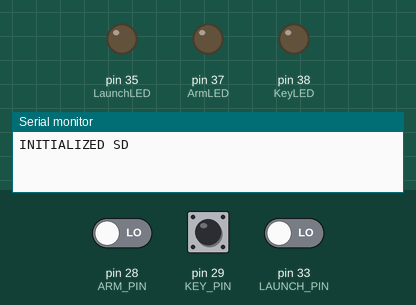
Simulated run of this sketch. Board: Teensy 4. Shown: output pins drawn as LEDs (lit = HIGH), the last lines printed to the serial monitor. The test bench sets the inputs (shaded band); at power-on: pin 29 (KEY_PIN) LOW, pin 28 (ARM_PIN) LOW, pin 33 (LAUNCH_PIN) LOW. Storage starts empty; no radio packets arrive unless stated.

Above: at 1.2 s.
1.3 s: pin 29 (KEY_PIN) pulled HIGH for 0.15 s
At 2.2 s:
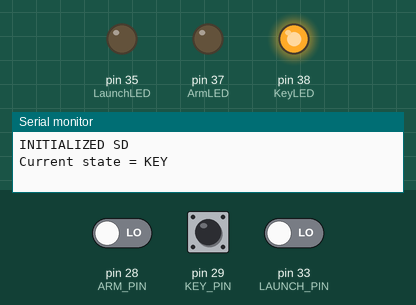
2.9 s: pin 28 (ARM_PIN) driven HIGH
At 3.4 s:
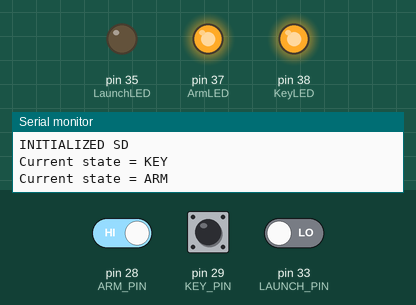
4.4 s: pin 28 (ARM_PIN) driven LOW
At 5.6 s:
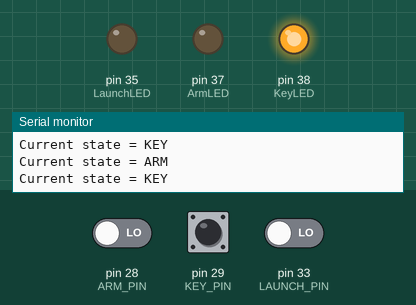
5.9 s: pin 28 (ARM_PIN) driven HIGH and pin 33 (LAUNCH_PIN) driven HIGH
At 6.9 s:
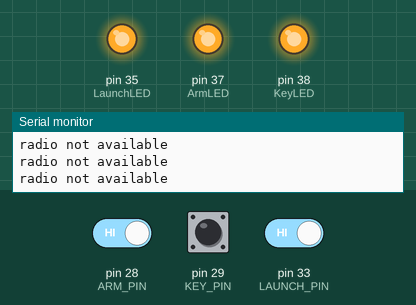
Timing chart, 0 to 8.4 s (numbered marks = the images above; inputs shaded):
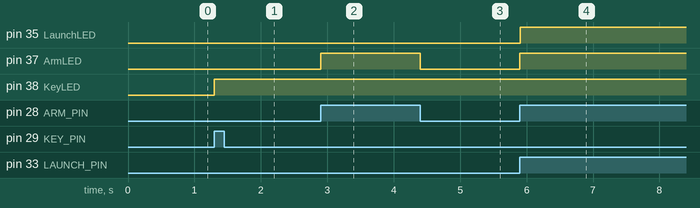

Measured:
- after the input at 1.3 s, pin 38 (KeyLED): LOW → HIGH at once
- after the input at 2.9 s, pin 37 (ArmLED): LOW → HIGH at once
- after the input at 4.4 s, pin 37 (ArmLED): HIGH → LOW at once
- after the input at 5.9 s, pin 35 (LaunchLED), pin 37 (ArmLED): LOW → HIGH at once

The sketch:

Ground_motortest.ino
```cpp
/*Backup program on arduino IDE for motor test on ground side.*/

#include <SPI.h>
#include <RF24.h>
#include <nRF24L01.h>
#include <SD.h>

RF24 radio(9, 10);
File myFile;

// LED pins
int KeyLED = 38;
int ArmLED = 37;
int LaunchLED = 35;
int KEY_PIN = 29;
int ARM_PIN = 28;
int LAUNCH_PIN = 33;

// States
typedef enum {
  INITIAL,
  KEY,
  ARM,
  LAUNCH,
  FAILURE,
} States;

States Current_state = INITIAL;

// Structure
struct SensorData {
  float load;
  float strain;
};

void setup() {
  pinMode(KeyLED, OUTPUT);
  pinMode(ArmLED, OUTPUT);
  pinMode(LaunchLED, OUTPUT);
  pinMode(KEY_PIN, INPUT_PULLDOWN);
  pinMode(ARM_PIN, INPUT_PULLDOWN);
  pinMode(LAUNCH_PIN, INPUT_PULLDOWN);

  // NRF
  radio.begin();
  byte address[][6] = { {0, 0, 0, 0, 0, 0}, {0, 0, 0, 0, 0, 1} };//  byte address[][6]={00000,00001};
  radio.setPALevel(RF24_PA_LOW);
  radio.openWritingPipe(address[1]);
  radio.openReadingPipe(1, address[0]);

  // SD card
  if (!SD.begin(BUILTIN_SDCARD)) {
    Serial.println("SD card not initialized");
  } else {
    SD.remove("myfile.txt");
    myFile = SD.open("myfile.txt", FILE_WRITE);
    Serial.println("INITIALIZED SD");
  }
}

void loop() {
  SensorData Data;
  radio.stopListening();
  char message[32] = "";
  switch (Current_state) {
    case INITIAL:
      if (digitalRead(KEY_PIN) == HIGH) {
        digitalWrite(KeyLED,HIGH);
        Current_state = KEY;
        strcpy(message, "KEY");
        Serial.println("Current state = KEY");
        radio.write(&message, sizeof(message));
      }
      break;

    case KEY:
      if (digitalRead(ARM_PIN) == HIGH) {
        digitalWrite(ArmLED,HIGH);
        Current_state = ARM;
        strcpy(message, "ARM");
        Serial.println("Current state = ARM");
        radio.write(&message, sizeof(message));
      }
      break;

    case ARM:
      if (digitalRead(LAUNCH_PIN) == HIGH) {
        digitalWrite(LaunchLED,HIGH);
        Current_state = LAUNCH;
        strcpy(message, "LAUNCH");
        Serial.println("Current state = LAUNCH");
        radio.write(&message, sizeof(message));
      }

      if (digitalRead(ARM_PIN) == LOW) {
        digitalWrite(ArmLED,LOW);
        Current_state = KEY;
        strcpy(message, "KEY");
        Serial.println("Current state = KEY");
        radio.write(&message, sizeof(message));
      }
      break;

    case LAUNCH:
        radio.startListening();
        if (radio.available()) {
          radio.read(&Data, sizeof(Data));
          Serial.print("->load:");
          Serial.print(Data.load);
          Serial.print("->strain:");
          Serial.print(Data.strain);
          myFile.println(Data.load);
          myFile.print(" ");
          myFile.print(Data.strain);
        } else {
          Serial.println("radio not available");
        }
      break;
  }
}
```
